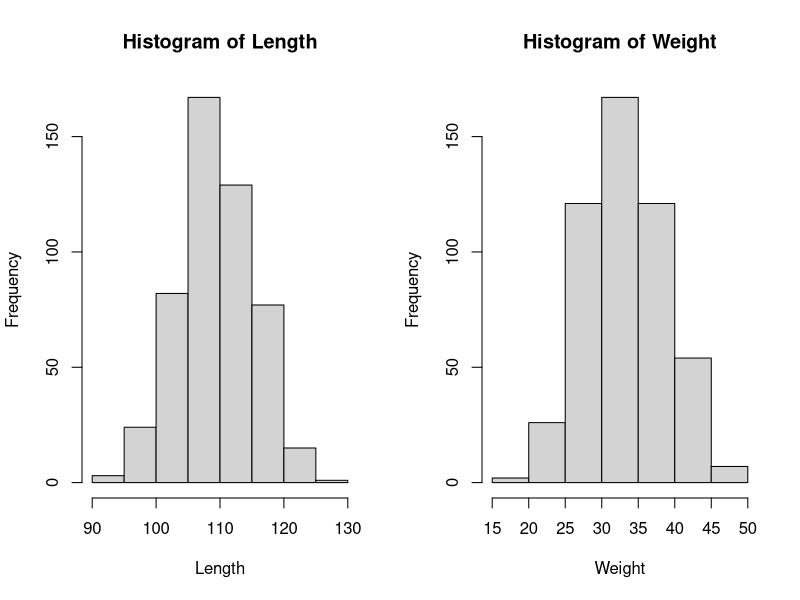
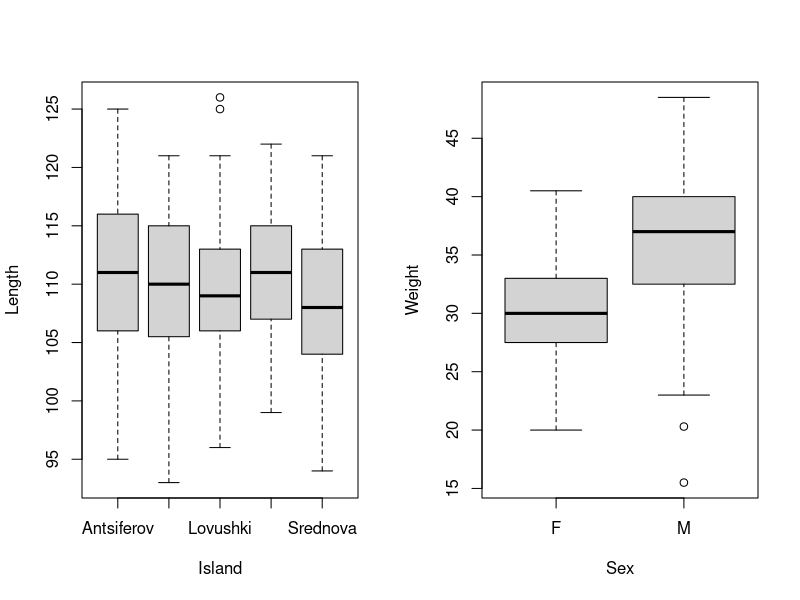
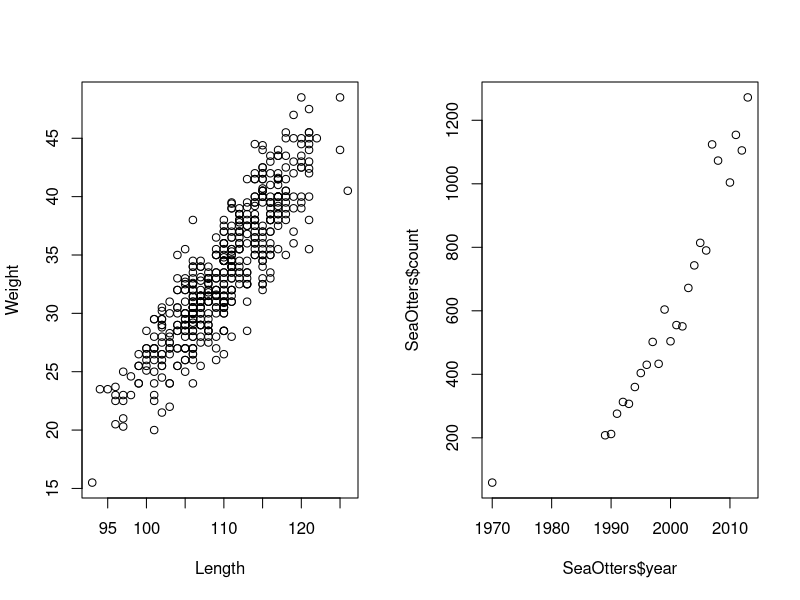
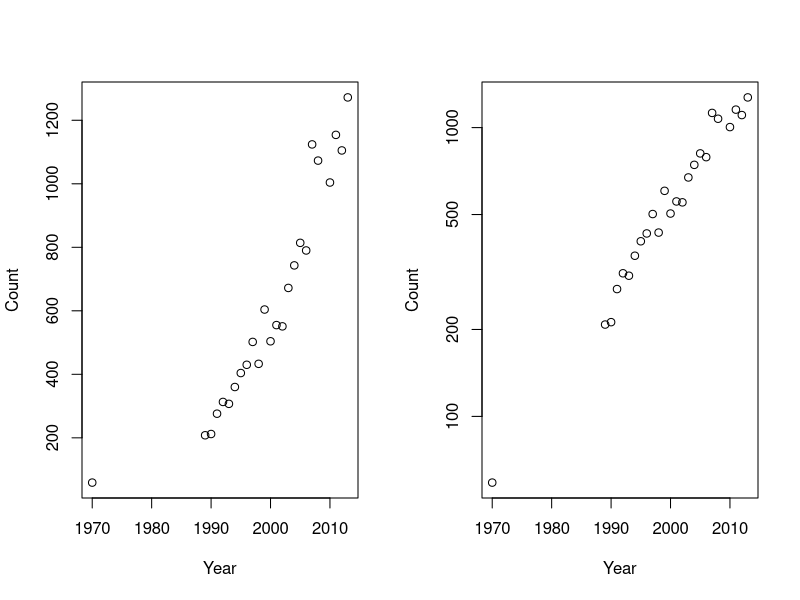
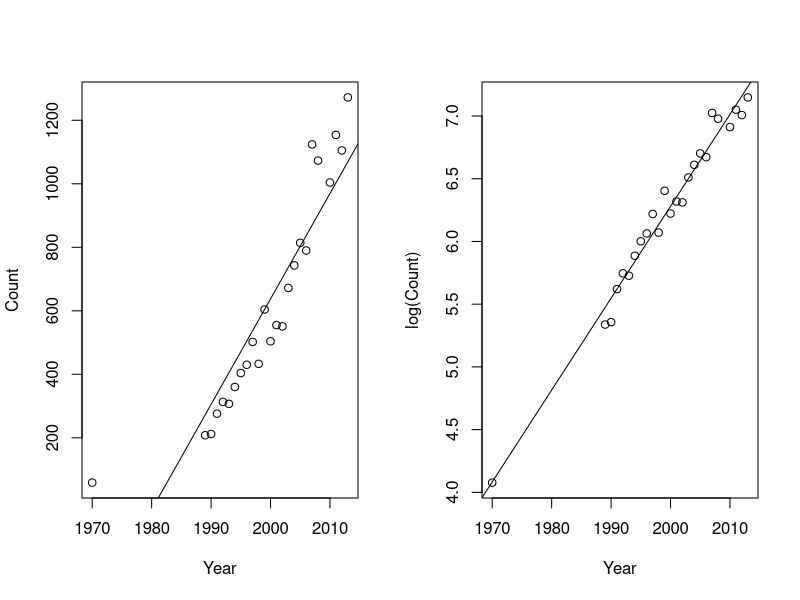
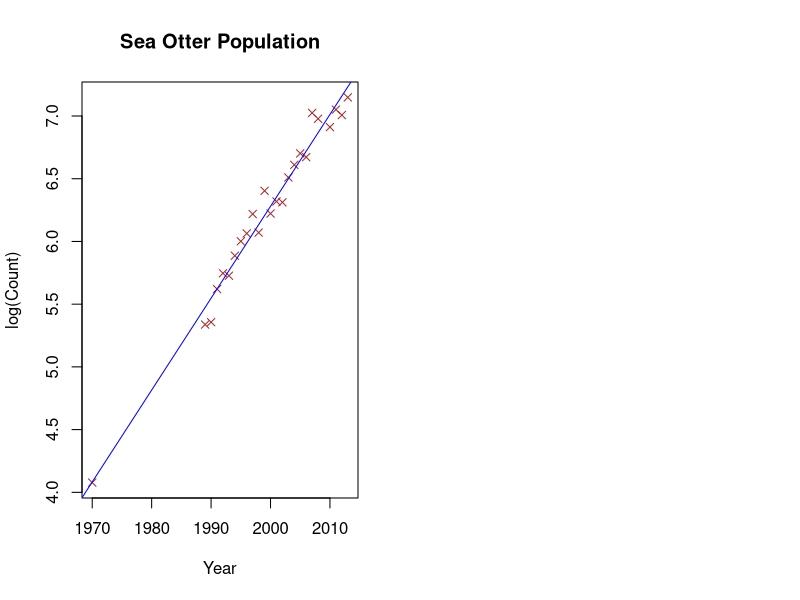
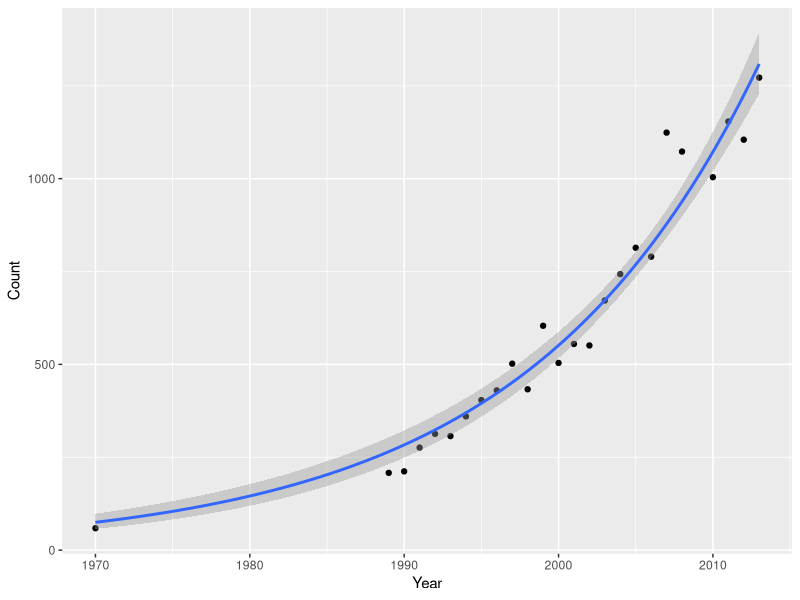

These figures' R source, in order:
## ---- chunk 1
knitr::opts_chunk$set(echo = TRUE, 
                      warnings = FALSE, 
                      mmessage = FALSE)
## ---- chunk 2
1+2
3^6
sqrt((20-19)^2 + (19-19)^2 + (19-18)^2)/2
12345*54312
## ---- chunk 3
X <- 5  	# sets X equal to 5 
## ---- chunk 4
X
## ---- chunk 5
X*2
X^X
## ---- chunk 6
Fred <- 5
Nancy <- Fred*2
Fred + Nancy
## ---- chunk 7
X <- c(3,4,5)  	# sets X equal to the vector (3,4,5)
X
## ---- chunk 8
X + 1
X*2
X^2
((X+X^2/2)/X)^2
## ---- chunk 9
years <- 0:60
lambda <- 1.07
N0 <- 50
N0*lambda^years
## ---- chunk 10
Y <- c(1,2,3)
data.frame(X,Y)
## ---- chunk 11
mydata <- data.frame(X,Y)
## ---- chunk 12
ncol(mydata) # ncol() gives us a number of columns that this data frame has
names(mydata) # names() lists all column names that this data frame has 
## ---- chunk 13
mydata$X
mydata$Y
## ---- chunk 14
SeaLions <- read.csv("SeaLions.csv")
## ---- chunk 15
is(SeaLions) # tells what type of files we have
names(SeaLions) # tells us the names of all the columns
head(SeaLions) # shows the first several rows of the dataframe
## ---- chunk 16
Length <- SeaLions$Length
Weight <-SeaLions$Weight
Island <- SeaLions$Island
Sex <- SeaLions$Sex
## ---- chunk 17
range(Length) #range
median(Length) #median
mean(Length) #mean
var(Length) #variance
sd(Length) #standard deviation
## ---- chunk 18
par(mfrow = c(1,2)) #do not worry about this line - this simply puts two graphs side-by-side
hist(Length)
hist(Weight)
## ---- chunk 19
par(mfrow = c(1,2))
boxplot(Length ~ Island)
boxplot(Weight ~ Sex)
## ---- chunk 20
plot(Length, Weight)
## ---- chunk 21
SeaOtters <- read.csv("SeaOtters.csv")
## ---- chunk 22
plot(SeaOtters$year, SeaOtters$count)
## ---- chunk 23
Year <- SeaOtters$year
Count <- SeaOtters$count
## ---- chunk 24
range(Year)
quantile(Count)
## ---- chunk 25
plot(Year, Count)
## ---- chunk 26
plot(Year, Count, log = "y")
## ---- chunk 27
Model1 <- lm(Count ~ Year)
## ---- chunk 28
Model1
## ---- chunk 29
summary(Model1)
## ---- chunk 30
plot(Year, Count)
abline(Model1)
## ---- chunk 31
# plot(Model1,1)
## ---- chunk 32
Model2 <- lm(log(Count) ~ Year)
summary(Model2)
## ---- chunk 33
r.hat <- summary(Model2)$coefficients[2,1]
r.sd <- summary(Model2)$coefficients[2,2]
exp(c(r.hat, r.hat-2*r.sd, r.hat+2*r.sd))
## ---- chunk 34
plot(Year, log(Count))
abline(Model2)
## ---- chunk 35
plot(Year, log(Count), main = 'Sea Otter Population', col = 'brown', pch = 4)
abline(Model2, col = "blue")
## ---- chunk 36
# plot(Model2, 1)
## ---- chunk 37
library(ggplot2)
## ---- chunk 38
ggplot(SeaOtters, aes(Year, Count)) + geom_point() + 
    stat_smooth(method = "glm", 
                method.args = list(family = gaussian(link = "log")))
